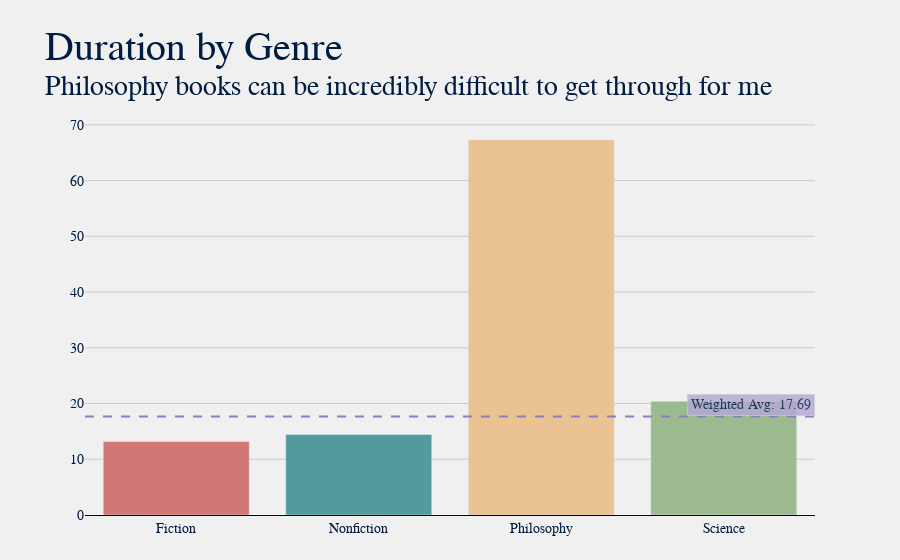

Here is the notebook cell this chart was saved with:
### Markdown cell above
### How long does it take me to read?

This is an interesting one because a lot of factors go into it, which I can't quite capture in my spreadsheet. For example, philosophy books tend to take me very long to read because they can be rather dense and difficult to comprehend. Additionally, there were several instances where I needed to take a break, thus increasing the overall duration. That aside, I tend to get through books in about 2-3 weeks, depending on the genre.

### Code cell
dft = df.groupby('Genre')['Duration'].mean().reset_index()
dft = dft[dft['Duration'].notnull()].round(2)
dft['Total'] = df.groupby('Genre')['Title'].count().reset_index(drop=True)
# dft.loc[len(dft.index)] = ['Overall', dft['Duration'].mean()]
title = "Duration by Genre"
sub = f"Philosophy books can be incredibly difficult to get through for me"
plot.gen_bar_graph(dft, 'Genre', title, sub, avg=True, w_avg='Duration')

### Figure 1 — Plotly figure (JSON) as saved in the notebook; plotly's stock layout.template omitted (floating-point values rounded to 4 significant figures)
{"data": [{"customdata": [["61", "Duration"], ["11", "Duration"], ["6", "Duration"], ["5", "Duration"]], "hovertemplate": "<b>%{x} Books</b>: %{customdata[0]}<br><b>Avg. %{customdata[1]}</b>: %{y}", "marker": {"color": ["#d27575", "#529b9c", "#eac392", "#9cba8f", "#675a55", "#d27575", "#529b9c", "#eac392", "#9cba8f", "#675a55", "#d27575", "#529b9c", "#eac392", "#9cba8f", "#675a55", "#d27575", "#529b9c", "#eac392", "#9cba8f", "#675a55"]}, "name": "", "type": "bar", "x": ["Fiction", "Nonfiction", "Philosophy", "Science"], "y": [13.17, 14.44, 67.33, 20.4]}], "layout": {"annotations": [{"bgcolor": "#b4a7d6", "bordercolor": "#c7c7c7", "borderpad": 3, "borderwidth": 1, "opacity": 0.8, "showarrow": false, "text": "Weighted Avg: 17.69", "x": 1, "xanchor": "right", "xref": "x domain", "y": 17.69, "yanchor": "bottom", "yref": "y"}], "autosize": true, "barmode": "group", "font": {"color": "#001c40", "family": "Baskerville", "size": 14}, "margin": {"b": 45, "l": 85, "r": 85, "t": 120}, "paper_bgcolor": "#f0f0f0", "plot_bgcolor": "#f0f0f0", "shapes": [{"line": {"color": "#8e7cc3", "dash": "dash", "width": 2}, "type": "line", "x0": 0, "x1": 1, "xref": "x domain", "y0": 17.69, "y1": 17.69, "yref": "y"}], "showlegend": false, "title": {"font": {"color": "#001c40", "family": "Baskerville, Bold", "size": 40}, "text": "Duration by Genre<br><sup>Philosophy books can be incredibly difficult to get through for me"}, "xaxis": {"autorange": true, "gridcolor": "#cbcbcb", "linecolor": "black", "range": [-0.5, 3.5], "showgrid": false, "showline": true, "title": {}, "type": "category"}, "yaxis": {"autorange": true, "gridcolor": "#cbcbcb", "linecolor": "black", "range": [0, 70.87], "showgrid": true, "showline": false, "showticklabels": true, "title": {}, "type": "linear"}}}
